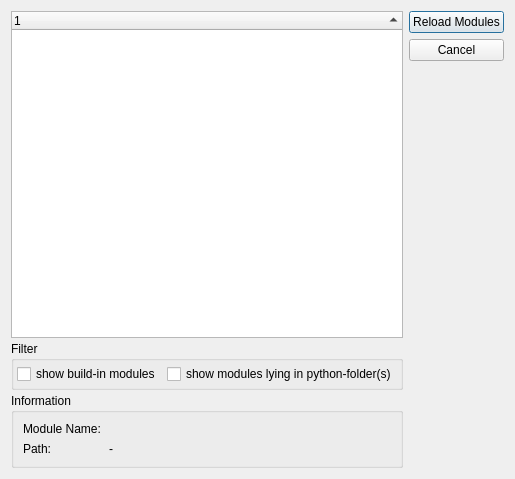
<?xml version="1.0" encoding="UTF-8"?>
<ui version="4.0">
 <class>DialogReloadModule</class>
 <widget class="QDialog" name="DialogReloadModule">
  <property name="geometry">
   <rect>
    <x>0</x>
    <y>0</y>
    <width>510</width>
    <height>479</height>
   </rect>
  </property>
  <property name="windowTitle">
   <string>Python Modules</string>
  </property>
  <layout class="QHBoxLayout" name="horizontalLayout">
   <item>
    <layout class="QVBoxLayout" name="verticalLayout">
     <property name="spacing">
      <number>3</number>
     </property>
     <item>
      <widget class="QTreeWidget" name="treeWidget">
       <property name="textElideMode">
        <enum>Qt::ElideLeft</enum>
       </property>
       <property name="autoExpandDelay">
        <number>1</number>
       </property>
       <property name="sortingEnabled">
        <bool>true</bool>
       </property>
       <property name="columnCount">
        <number>1</number>
       </property>
       <attribute name="headerDefaultSectionSize">
        <number>200</number>
       </attribute>
       <attribute name="headerHighlightSections">
        <bool>false</bool>
       </attribute>
       <attribute name="headerMinimumSectionSize">
        <number>50</number>
       </attribute>
       <attribute name="headerShowSortIndicator" stdset="0">
        <bool>true</bool>
       </attribute>
       <column>
        <property name="text">
         <string notr="true">1</string>
        </property>
       </column>
      </widget>
     </item>
     <item>
      <widget class="QGroupBox" name="groupBox_2">
       <property name="title">
        <string>Filter</string>
       </property>
       <layout class="QHBoxLayout" name="horizontalLayout_2">
        <property name="margin">
         <number>3</number>
        </property>
        <item>
         <widget class="QCheckBox" name="checkShowBuildin">
          <property name="text">
           <string>show build-in modules</string>
          </property>
         </widget>
        </item>
        <item>
         <widget class="QCheckBox" name="checkShowFromPythonPath">
          <property name="text">
           <string>show modules lying in python-folder(s)</string>
          </property>
         </widget>
        </item>
       </layout>
      </widget>
     </item>
     <item>
      <widget class="QGroupBox" name="groupBox">
       <property name="title">
        <string>Information</string>
       </property>
       <layout class="QGridLayout" name="gridLayout">
        <item row="0" column="0">
         <widget class="QLabel" name="label">
          <property name="maximumSize">
           <size>
            <width>80</width>
            <height>16777215</height>
           </size>
          </property>
          <property name="text">
           <string>Module Name:</string>
          </property>
         </widget>
        </item>
        <item row="0" column="1">
         <widget class="QLabel" name="lblModuleName">
          <property name="text">
           <string>&lt;click on item to see information&gt;</string>
          </property>
         </widget>
        </item>
        <item row="1" column="0">
         <widget class="QLabel" name="label_2">
          <property name="maximumSize">
           <size>
            <width>80</width>
            <height>16777215</height>
           </size>
          </property>
          <property name="text">
           <string>Path:</string>
          </property>
         </widget>
        </item>
        <item row="1" column="1">
         <widget class="QLabel" name="lblPath">
          <property name="text">
           <string>-</string>
          </property>
         </widget>
        </item>
       </layout>
      </widget>
     </item>
    </layout>
   </item>
   <item>
    <layout class="QVBoxLayout" name="verticalLayout_2">
     <item>
      <widget class="QPushButton" name="btnReload">
       <property name="text">
        <string>Reload Modules</string>
       </property>
       <property name="default">
        <bool>true</bool>
       </property>
      </widget>
     </item>
     <item>
      <widget class="QPushButton" name="btnCancel">
       <property name="text">
        <string>Cancel</string>
       </property>
      </widget>
     </item>
     <item>
      <spacer name="verticalSpacer">
       <property name="orientation">
        <enum>Qt::Vertical</enum>
       </property>
       <property name="sizeHint" stdset="0">
        <size>
         <width>20</width>
         <height>40</height>
        </size>
       </property>
      </spacer>
     </item>
    </layout>
   </item>
  </layout>
 </widget>
 <resources/>
 <connections>
  <connection>
   <sender>btnCancel</sender>
   <signal>clicked()</signal>
   <receiver>DialogReloadModule</receiver>
   <slot>reject()</slot>
   <hints>
    <hint type="sourcelabel">
     <x>457</x>
     <y>51</y>
    </hint>
    <hint type="destinationlabel">
     <x>497</x>
     <y>343</y>
    </hint>
   </hints>
  </connection>
 </connections>
</ui>
